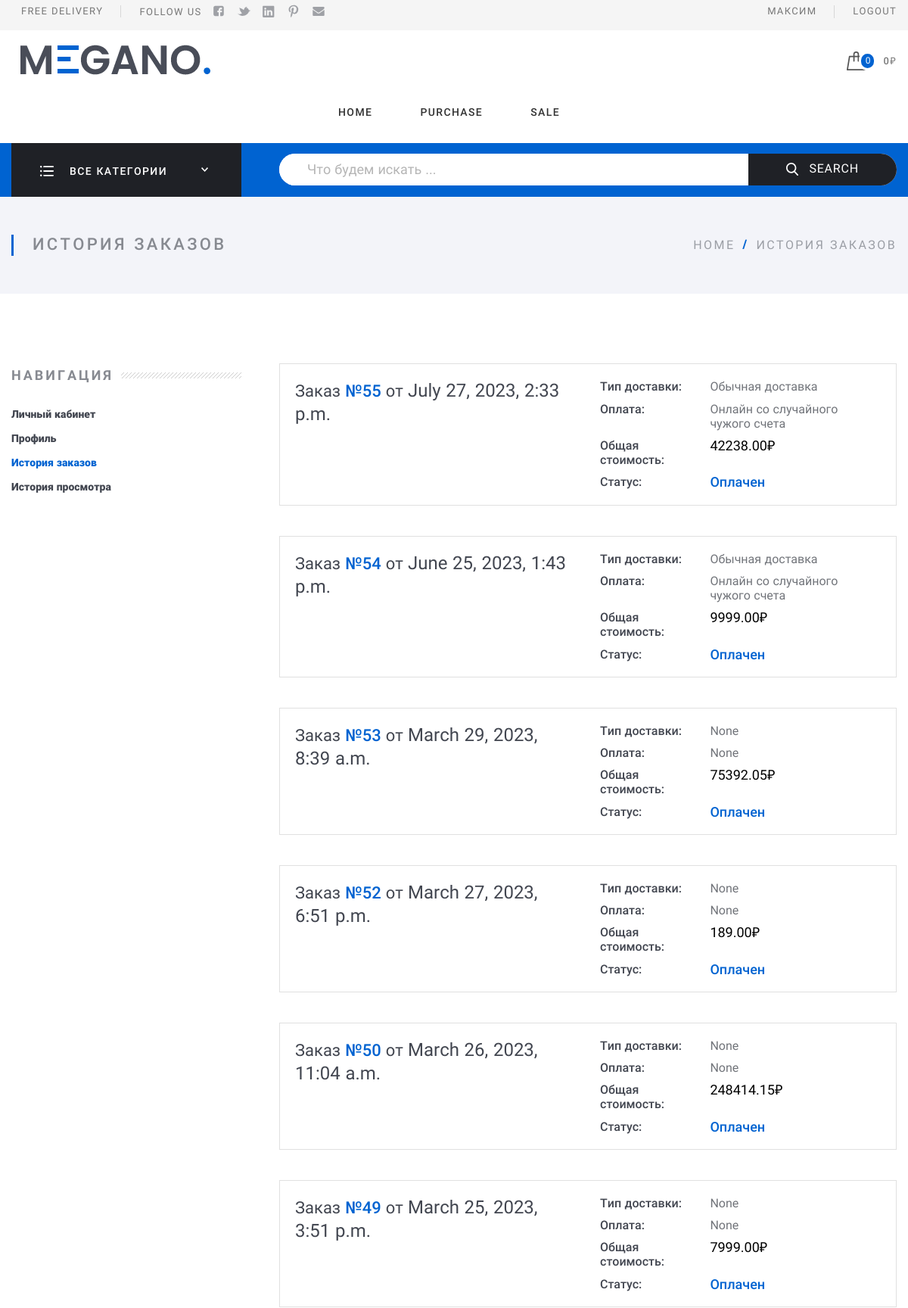
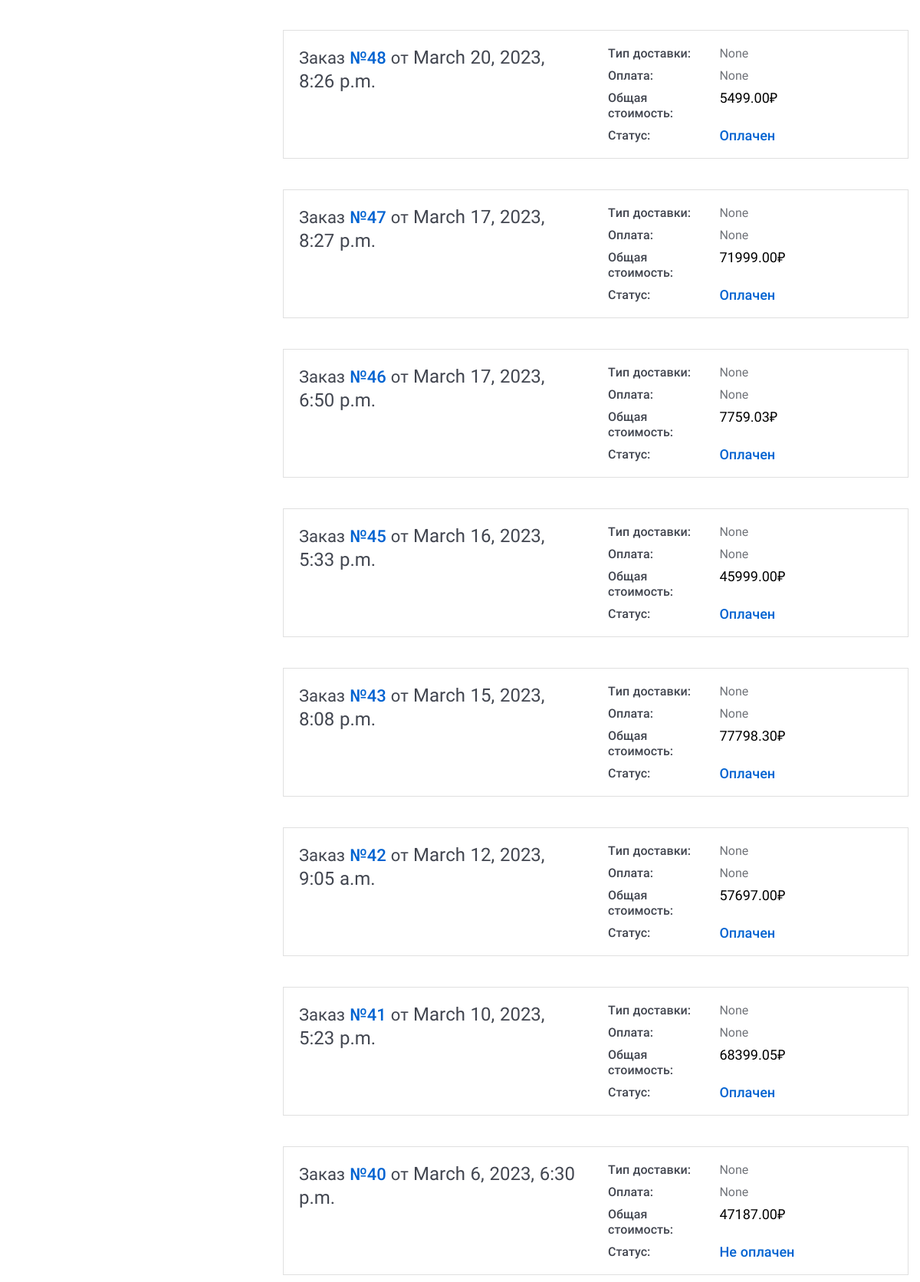
/user/historyorder/1 (signed in, upper part), run on the app's committed database (2 pictures, top to bottom).
### app_users/models.py (models this page shows, shortened)
class CustomUser(AbstractUser):
    username = None
    email = models.EmailField('email address', unique=True)
    USERNAME_FIELD = 'email'
    REQUIRED_FIELDS = []
    objects = CustomUserManager()

### admin_settings/models.py (models this page shows, shortened)
class SingletonModel(models.Model):
    class Meta:
        abstract = True
    @classmethod
    def load(cls):
        try:
            return cls.objects.get()
        except cls.DoesNotExist:
            return cls()

class SiteSettings(SingletonModel):
    logotype = models.FileField(upload_to='files/logo', verbose_name='Логотип', default=0)
    phone = models.CharField(max_length=15, verbose_name='Телефон', default=0)
    email = models.EmailField(max_length=50, verbose_name='Email', default=0)
    skype = models.CharField(max_length=50, verbose_name='Skype', default=0)
    address = models.CharField(max_length=200, verbose_name='Адрес', default=0)
    price_delivery_express = models.DecimalField(verbose_name='Стоимость экспресс доставки',
                                                 max_digits=8, decimal_places=2, default=0)
    price = models.DecimalField(verbose_name='Стоимость обычной доставки', max_digits=8, decimal_places=2, default=0)
    min_sum = models.DecimalField(verbose_name='Минимальная сумма для бесплатной доставки',
                                  max_digits=8, decimal_places=2, default=0)
    class Meta:
        verbose_name = 'настройки сайта'
        verbose_name_plural = 'настройки сайта'

### orders/models.py (models this page shows, shortened)
class Order(models.Model):
    TYPE_DELIVERY = (
        ('express', 'Экспресс доставка'),
        ('simple', 'Обычная доставка'),
    )
    TYPE_PAYMENT = (
        ('cart', 'Онлайн картой'),
        ('random', 'Онлайн со случайного чужого счета'),
    )
    full_name = models.CharField(max_length=100, verbose_name='ФИО')
    phone = models.CharField(max_length=15, verbose_name='Телефон')
    email = models.EmailField(verbose_name='Email')
    city = models.CharField(max_length=100, verbose_name='Город')
    address = models.CharField(max_length=250, verbose_name='Адрес')
    user = models.ForeignKey(settings.AUTH_USER_MODEL, on_delete=models.CASCADE, related_name='users',
                             verbose_name='Пользователь')
    type_payment = models.CharField(verbose_name='Тип платежа', choices=TYPE_PAYMENT, max_length=10, default='cart')
    type_delivery = models.CharField(verbose_name='Тип доставки', choices=TYPE_DELIVERY, max_length=10, default='simple')
    order_date = models.DateTimeField(auto_now_add=True)
    total_price = models.DecimalField(verbose_name='Общая стоимость', decimal_places=2, max_digits=8, default=0)
    status = models.ForeignKey(Status, verbose_name='Статус', related_name='statuses', on_delete=models.CASCADE)
    paid = models.BooleanField(verbose_name='Оплачен', default=False)
    comment = models.TextField(max_length=100, verbose_name='Комментарий', null=True)
    class Meta:
        ordering = ('-order_date',)
        verbose_name = 'заказ'
        verbose_name_plural = 'заказы'
    def get_type_payment(self):
        if self.type_payment == 'cart':
            return str(Order.TYPE_PAYMENT[0][1])
        elif self.type_payment == 'random':
            return str(Order.TYPE_PAYMENT[1][1])
    def get_type_delivery(self):
        if self.type_delivery == 'express':
            return str(Order.TYPE_DELIVERY[0][1])
        elif self.type_delivery == 'simple':
            return str(Order.TYPE_DELIVERY[1][1])

class Status(models.Model):
    status = models.CharField(verbose_name='Статус', max_length=50)
    def __str__(self):
        return str(self.status)
    class Meta:
        verbose_name = 'статус'
        verbose_name_plural = 'статусы'

### app_users/views.py (the view)
# urls.py: path('historyorder/<int:pk>', HistoryOrderView.as_view(), name='historyOrder'),
class HistoryOrderView(LoginRequiredMixin, ListView):
    model = CustomUser
    template_name = 'app_users/historyOrder.html'
    context_object_name = 'history_list'
    login_url = 'login'
    def get_queryset(self):
        return Order.objects.select_related('status').filter(Q(user_id=self.request.user.id))
    def get_context_data(self, *, object_list=None, **kwargs):
        context = super().get_context_data()
        context.update({'header': 'История заказов'})
        return context

### app_megano/context_processors.py (called while the page is built)
def cart(request):
    return {'cart': Cart(request)}

def load_order(request):
    order = OrderInfo(request)
    if list(order):
        return {'order': list(order)[0]}
    return []

### app_megano/templatetags/tags.py (called while the page is built)
@register.simple_tag(name='get_cats')
def all_categories() -> list:
    return Category.objects.filter(active=True).order_by('name')

### cart/services/cart.py (called while the page is built)
    def __len__(self):
        return sum(item['quantity'] for item in self.cart.values())

    def get_total_price(self):
        return sum(Decimal(item['price']) * item['quantity'] for item in
                   self.cart.values())

### orders/services/orderInfo.py (called while the page is built)
    def __iter__(self):
        order = self.order
        for item in order:
            item = order[item]
            yield item

### templates/app_users/historyOrder.html (shortened to what this page needs)
{% extends 'base.html' %}
{% load static %}
{% block content %}
  <div class="Middle Middle_top">
    <div class="Middle-top">
      <div class="wrap">
        <div class="Middle-header">
          <h1 class="Middle-title">История заказов
          </h1>
          <ul class="breadcrumbs Middle-breadcrumbs">
            <li class="breadcrumbs-item"><a href="{% url 'home' %}">home</a>
            </li>
            <li class="breadcrumbs-item breadcrumbs-item_current"><span>История заказов</span>
            </li>
          </ul>
        </div>
      </div>
    </div>
    {% if request.user.is_authenticated %}
    <div class="Section Section_column Section_columnLeft">
      <div class="wrap">
        <div class="Section-column">
          <div class="Section-columnSection">
            <header class="Section-header">
              <strong class="Section-title">Навигация
              </strong>
            </header>
            <div class="Section-columnContent">
              <div class="NavigateProfile">
                <ul class="menu menu_vt">
                  <li class="menu-item"><a class="menu-link" href="{% url 'account' %}">Личный кабинет</a>
                  </li>
                  <li class="menu-item"><a class="menu-link" href="{% url 'profile' %}">Профиль</a>
                  </li>
                  <li class="menu-item_ACTIVE menu-item"><a class="menu-link" href="{% url 'historyOrder' request.user.id %}">История заказов</a>
                  </li>
                  <li class="menu-item"><a class="menu-link" href="{% url 'viewed' request.user.id %}">История просмотра</a>
                 </li>
                </ul>
              </div>
            </div>
          </div>
        </div>
        <div class="Section-content">
          <div class="Orders">
            {% if history_list %}
            {% for order in history_list %}
            <div class="Order Order_anons">
              <div class="Order-personal">
                <div class="row">
                  <div class="row-block"><a class="Order-title" href="{% url 'oneOrder' order.id %}">Заказ&#32;<span class="Order-numberOrder">№{{ order.id }}</span>&#32;от&#32;<span class="Order-dateOrder">{{ order.order_date }}</span></a>
                  </div>
                  <div class="row-block">
                    <div class="Order-info Order-info_delivery">
                      <div class="Order-infoType">Тип доставки:
                      </div>
                      <div class="Order-infoContent">{{ order.get_type_delivery }}
                      </div>
                    </div>
                    <div class="Order-info Order-info_pay">
                      <div class="Order-infoType">Оплата:
                      </div>
                      <div class="Order-infoContent">{{ order.get_type_payment }}
                      </div>
                    </div>
                    <div class="Order-info">
                      <div class="Order-infoType">Общая стоимость:
                      </div>
                      <div class="Order-infoContent"><span class="Order-price">{{ order.total_price }}₽</span>
                      </div>
                    </div>
                    <div class="Order-info Order-info_status">
                      <div class="Order-infoType">Статус:
                      </div>
                      <div class="Order-infoContent">{{ order.status }}
                      </div>
                    </div>
                  </div>
                </div>
              </div>
            </div>
            {% endfor %}
          {% endif %}
          </div>
        </div>
      {% else %}
          <div>
            Чтобы посмотреть историю просмотров авторизуйтесь!
          </div>
      {% endif %}
      </div>
    </div>
  </div>
{% endblock %}

### templates/base.html (shortened to what this page needs)
<!DOCTYPE html>
<html lang="ru">
{% include 'includes/head.html' %}
<body class="Site">
    {% include 'includes/header.html' %}
    {% block content %}{% endblock %}
</body>
</html>

### templates/includes/head.html (shortened to what this page needs)
{% load static %}
<head>
  <link rel="stylesheet" href="{% static 'assets/css/fonts.css' %}">
  <link rel="stylesheet" href="{% static 'assets/css/basic.css' %}">
  <link rel="stylesheet" href="{% static 'assets/css/extra.css' %}">
  <link rel="stylesheet" href="{% static 'assets/css/style.css' %}">
</head>

### templates/includes/header.html (shortened to what this page needs)
{% load static %}
{% load tags %}
<header class="Header">
    <div class="ControlPanel">
      <div class="wrap">
        <div class="row ControlPanel-row">
          <div class="row-block">
            <div class="row ControlPanel-rowSplit">
              <div class="row-block"><a class="ControlPanel-title" href="#">Free Delivery</a>
              </div>
              <div class="row-block hide_700"><span class="ControlPanel-title">Follow Us</span>
                <ul class="menu menu_img menu_smallImg ControlPanel-menu">
                  <li class="menu-item"><a class="menu-link" target="_blank" href="https://www.facebook.com/"><img src="{% static 'assets/img/icons/socialHeader/fb.svg' %}" alt="fb.svg"/></a>
                  </li>
                  <li class="menu-item"><a class="menu-link" target="_blank" href="https://www.twitter.com/"><img src="{% static 'assets/img/icons/socialHeader/tw.svg' %}" alt="tw.svg"/></a>
                  </li>
                  <li class="menu-item"><a class="menu-link" target="_blank" href="https://www.instagramm.com/"><img src="{% static 'assets/img/icons/socialHeader/in.svg' %}" alt="in.svg"/></a>
                  </li>
                  <li class="menu-item"><a class="menu-link" target="_blank" href="#"><img src="{% static 'assets/img/icons/socialHeader/pt.svg' %}" alt="pt.svg"/></a>
                  </li>
                  <li class="menu-item"><a class="menu-link" target="_blank" href="https://www.mail.ru/"><img src="{% static 'assets/img/icons/socialHeader/mail.svg' %}" alt="mail.svg"/></a>
                  </li>
                </ul>
              </div>
            </div>
          </div>
          <nav class="row-block">
            <div class="row ControlPanel-rowSplit">
                {% if not request.user.is_authenticated %}
                <div class="row-block"><a class="ControlPanel-title" href="{% url 'login' %}">Login</a></div>
                <div class="row-block"><a class="ControlPanel-title" href="{% url 'register' %}">Register</a></div>
                {% else %}
                <div class="row-block"><a class="ControlPanel-title" href="{% url 'account' %}">{{ request.user.first_name }}</a></div>
                <div class="row-block"><a class="ControlPanel-title" href="{% url 'logout' %}">Logout</a></div>
                {% endif %}
            </div>
          </nav>
        </div>
      </div>
    </div>
    <div class="wrap">
      <div class="row Header-rowMain">
        <div class="row-block Header-logo"><a class="logo" href="{% url 'home' %}"><img class="logo-image" src="{{ site_settings.logotype.url }}" alt="logo.png"/></a>
        </div>
        <nav class="row-block row-block_right Header-menu">
          <div class="menuModal" id="navigate">
            <ul class="menu menu_main">
              <li class="menu-item"><a class="menu-link" href="{% url 'home' %}">Home</a>
              </li>
              <li class="menu-item"><a class="menu-link" href="{% url 'catalog' %}">Purchase</a>
              </li>
              <li class="menu-item"><a class="menu-link" href="{% url 'sale' %}">Sale</a>
              </li>
            </ul>
          </div>
        </nav>
        <div class="row-block">
          <div id="myCart" class="CartBlock"><a class="CartBlock-block" href="{% url 'cart' %}"><img class="CartBlock-img" src="{% static 'assets/img/icons/cart.svg' %}" alt="cart.svg"/><span class="CartBlock-amount">{{ cart|length }}</span></a>
            <div class="CartBlock-block"><span class="CartBlock-price">{{ cart.get_total_price }}₽</span>
            </div>
          </div>
        </div>
      </div>
    </div>
    <div class="Header-searchWrap">
      <div class="wrap">
        <div class="Header-categories">
          <div class="CategoriesButton">
            <div class="CategoriesButton-title">
              <div class="CategoriesButton-icon"><img src="{% static 'assets/img/icons/allDep.svg' %}" alt="allDep.svg"/>
              </div><span class="CategoriesButton-text">Все категории</span>
              <div class="CategoriesButton-arrow">
              </div>
            </div>
            </div>
          </div>
        <div class="Header-search">
          <div class="search">
            <form class="form form_search" action="{% url 'searchProduct' %}" method="get">
                <label for="query"></label><input class="search-input" id="query" name="query" value="{{ query }}" type="text" placeholder="Что будем искать ..."/>
              <button class="search-button" type="submit" name="search" id="search"><img src="{% static 'assets/img/icons/search.svg' %}" alt="search.svg"/>Search
              </button>
            </form>
          </div>
        </div>
      </div>
    </div>
</header>

### templates/includes/footer.html (shortened to what this page needs)
{% load static %}

### data on the page
CustomUser: user.first_name "МАКСИМ"
SiteSettings: logotype (picture)
Order: id "55", order_date "July 27, 2023, 2:33 p.m.", get_type_delivery "Обычная доставка", get_type_payment "Онлайн со случайного чужого счета", total_price "42238.00", status "Оплачен"
Order: id "54", order_date "June 25, 2023, 1:43 p.m.", get_type_delivery "Обычная доставка", get_type_payment "Онлайн со случайного чужого счета", total_price "9999.00", status "Оплачен"
Order: id "53", order_date "March 29, 2023, 8:39 a.m.", get_type_delivery "None", get_type_payment "None", total_price "75392.05", status "Оплачен"
Order: id "52", order_date "March 27, 2023, 6:51 p.m.", get_type_delivery "None", get_type_payment "None", total_price "189.00", status "Оплачен"
Order: id "50", order_date "March 26, 2023, 11:04 a.m.", get_type_delivery "None", get_type_payment "None", total_price "248414.15", status "Оплачен"
Order: id "49", order_date "March 25, 2023, 3:51 p.m.", get_type_delivery "None", get_type_payment "None", total_price "7999.00", status "Оплачен"
Order: id "48", order_date "March 20, 2023, 8:26 p.m.", get_type_delivery "None", get_type_payment "None", total_price "5499.00", status "Оплачен"
Order: id "47", order_date "March 17, 2023, 8:27 p.m.", get_type_delivery "None", get_type_payment "None", total_price "71999.00", status "Оплачен"
Order: id "46", order_date "March 17, 2023, 6:50 p.m.", get_type_delivery "None", get_type_payment "None", total_price "7759.03", status "Оплачен"
Order: id "45", order_date "March 16, 2023, 5:33 p.m.", get_type_delivery "None", get_type_payment "None", total_price "45999.00", status "Оплачен"
Order: id "43", order_date "March 15, 2023, 8:08 p.m.", get_type_delivery "None", get_type_payment "None", total_price "77798.30", status "Оплачен"
Order: id "42", order_date "March 12, 2023, 9:05 a.m.", get_type_delivery "None", get_type_payment "None", total_price "57697.00", status "Оплачен"
Order: id "41", order_date "March 10, 2023, 5:23 p.m.", get_type_delivery "None", get_type_payment "None", total_price "68399.05", status "Оплачен"
Order: id "40", order_date "March 6, 2023, 6:30 p.m.", get_type_delivery "None", get_type_payment "None", total_price "47187.00", status "Не оплачен"

### other printed values
{{ cart|length }} "0"
{{ cart.get_total_price }} "0"
